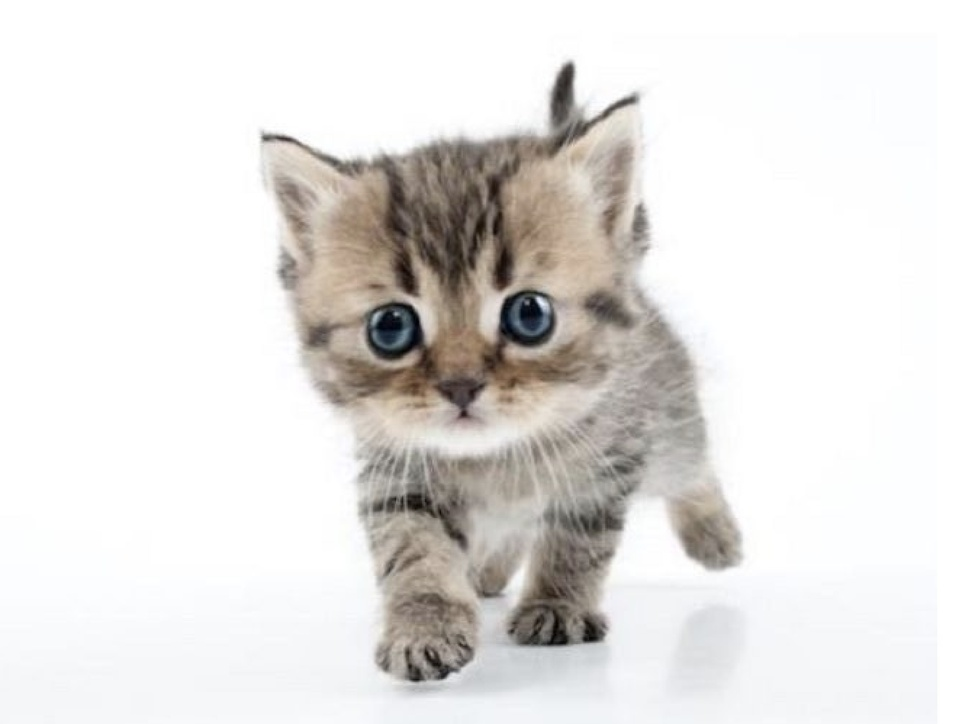
#> input picture conmeo4.jpg, 975 x 724 px, shrunk from 1344 x 998 before the run
$ jupyter execute HoangPhuongLinh_18020758.ipynb   (shell and % lines are left out)
#> lines starting #> are read from the running program, lines starting #| are printed output that depends on the picture
[cell 1]
import cv2
import matplotlib.pyplot as plt

# read images
img1_ = cv2.imread('conmeo4.jpg')
#> img1_ is the input picture: shape (724, 975, 3); mean B, G, R 223.6, 225.5, 227.7
img2_ = cv2.imread('conmeo3.jpg')
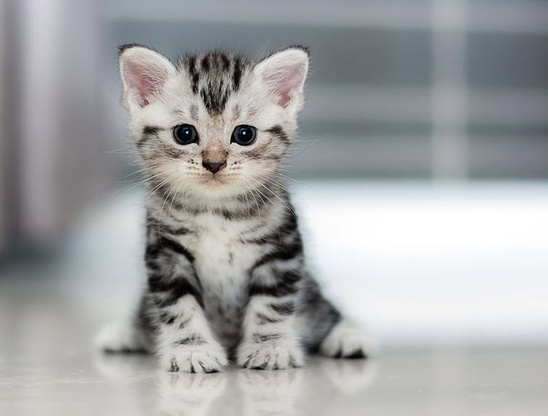
#> input picture conmeo3.jpg, 548 x 416 px, shrunk from 756 x 574 before the run
#> img2_ is the input picture: shape (416, 548, 3); mean B, G, R 164.7, 163.9, 162.6

img1 = cv2.cvtColor(img1_, cv2.COLOR_BGR2GRAY)
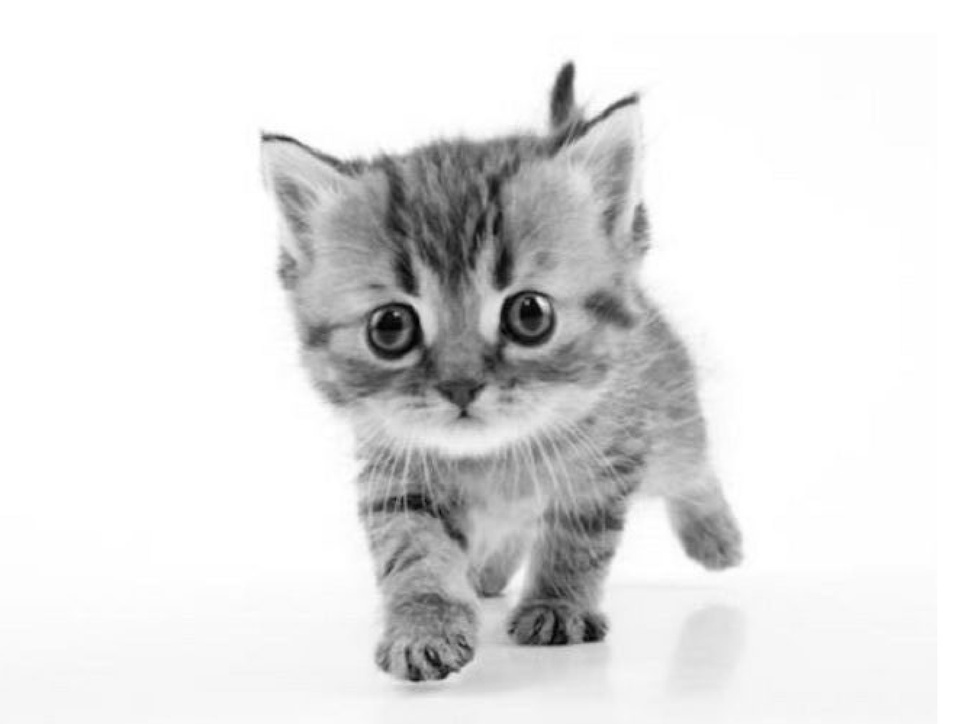
#> img1: shape (724, 975); min 2, max 255, mean 226
img2 = cv2.cvtColor(img2_, cv2.COLOR_BGR2GRAY)

#call sift
sift = cv2.xfeatures2d.SIFT_create()

#detect keypoints and create keypoint descriptor
keypoints_1, descriptors_1 = sift.detectAndCompute(img1,None)
#> keypoints_1 = 627 keypoints; strongest (x, y, size): (565, 81, 15.8), (593, 632, 15.8), (541, 302, 6), (453, 271, 194.3)
keypoints_2, descriptors_2 = sift.detectAndCompute(img2,None)
#> keypoints_2 = 530 keypoints; strongest (x, y, size): (185, 134, 14.8), (358, 355, 9.2), (193, 371, 3.5), (150, 130, 8.1)

#feature matching
bf = cv2.BFMatcher(cv2.NORM_L1, crossCheck=True)

#match descriptors of template and image
matches = bf.match(descriptors_1,descriptors_2)
#> matches = 149 matches
#sort matches
matches = sorted(matches, key = lambda x:x.distance)

#show
img3 = cv2.drawMatches(img1, keypoints_1, img2, keypoints_2, matches[:50], img2, flags=2)
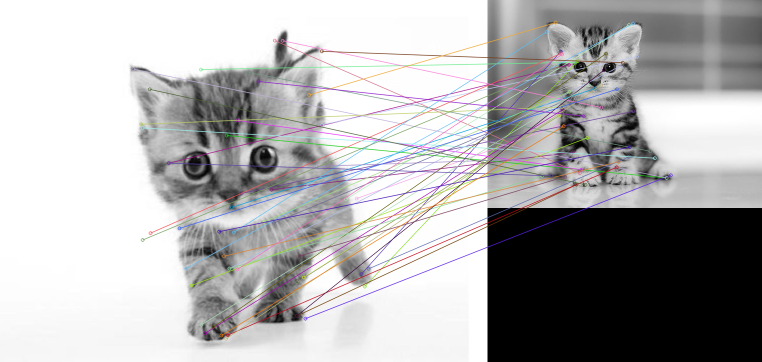
#> img3: shape (724, 1523, 3) (shown at 1/2 size); mean of channels 0, 1, 2 176.2, 175.6, 176.3; drawn as B, G, R
plt.imshow(img3),plt.show()
